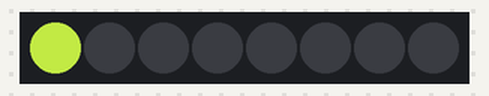
Bench run of a program on a simulated MicroPython board. Parts: 8 RGB LEDs in strip order, left to right. Dim RGB values are drawn brighter than linear. At 8.0 s the program stops and its outputs stay as they are.

Above: at 1.1 s.
At 2.1 s:
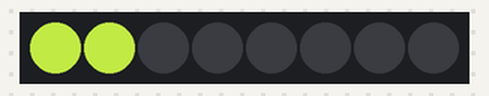
At 3.1 s:
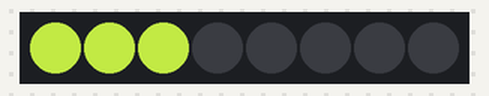
At 4.1 s:
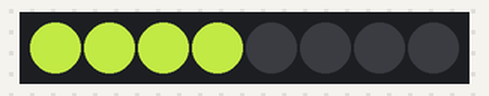
At 6.1 s:
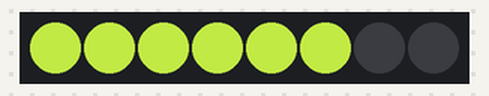
At 8.1 s:
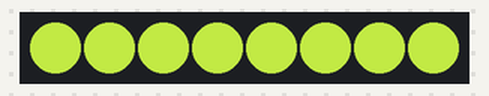

The program:

NP_loadingbar.py
```python
from machine import Pin
from neopixel import NeoPixel
from time import sleep

POCET_LED = 8
led_pasik = NeoPixel(Pin(4), POCET_LED)

for led in range(POCET_LED):
    led_pasik[led] = (156, 188, 55)
    sleep(1)
    led_pasik.write()
```

Measured:
- what the display in image 0 shows lasts 1.0 s, from 1.0 s to 2.0 s
